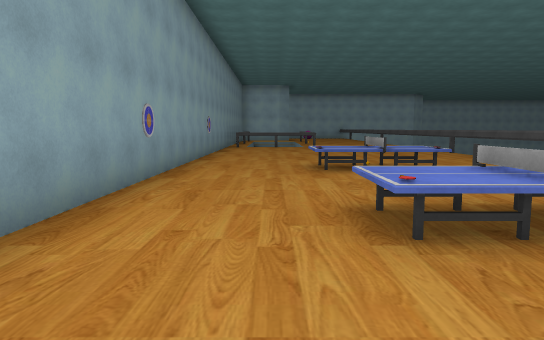
[1] (above)

16 first-person views from a walk through a scene from a Unity 3-D project. The camera is 1.4 m above the floor, tilts 6° down and sees 70° across. The floor is counted in squares, 2 m on a side. Each view is taken from the middle of a square. On the plan, view 1 faces up. The plan holds only what a view shows up to about 11 squares ahead; the rest is blank. The place goes on beyond the plan. Some surface patterns are stand-ins.

[2]
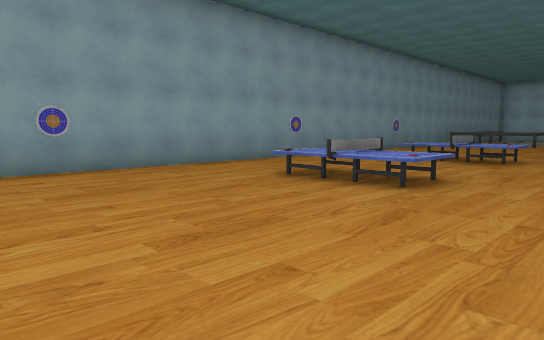

[3]
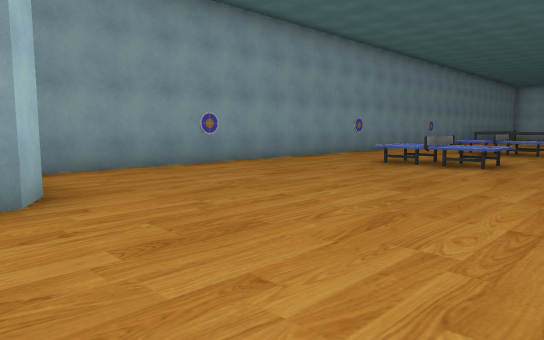

[4]
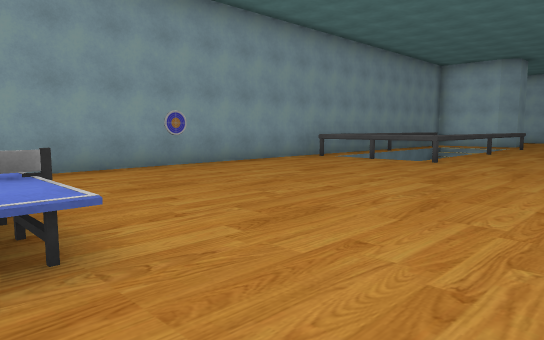

[5]
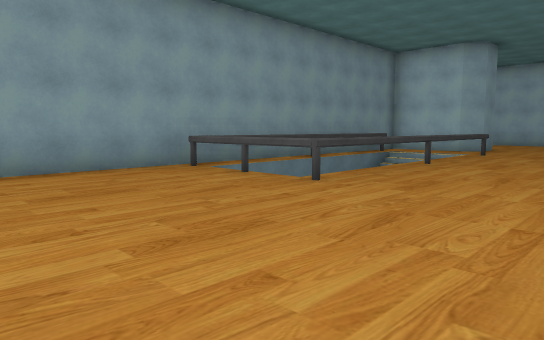

[6]
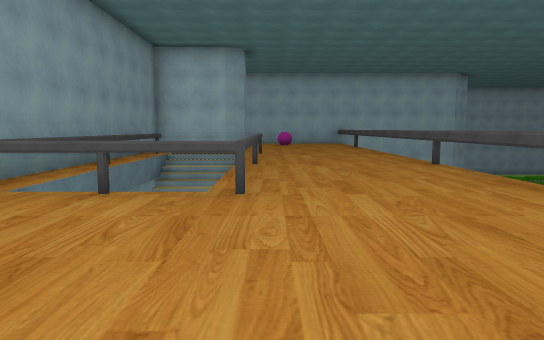

[7]
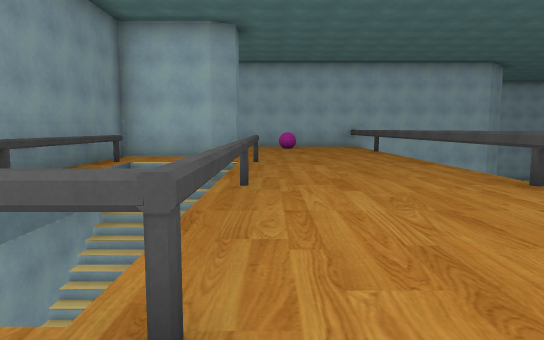

[8]
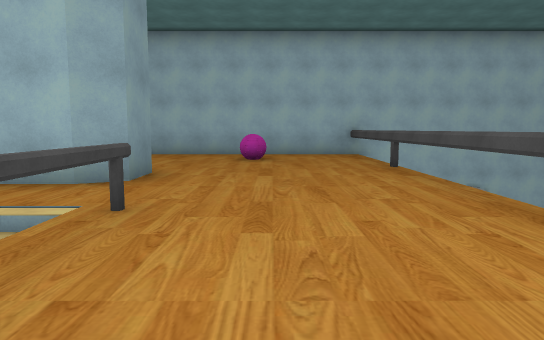

[9]
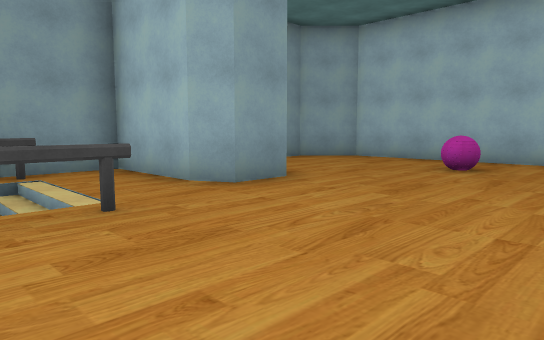

[10]
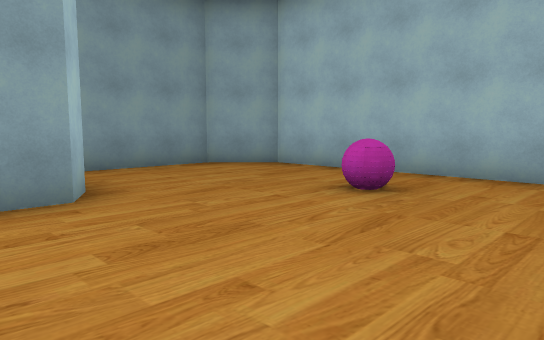

[11]
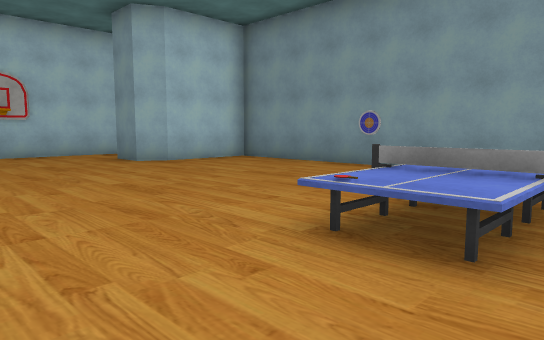

[12]
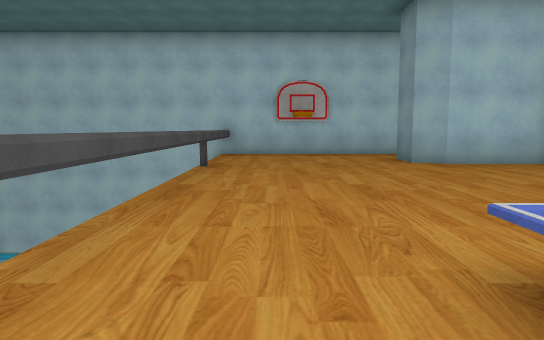

[13]
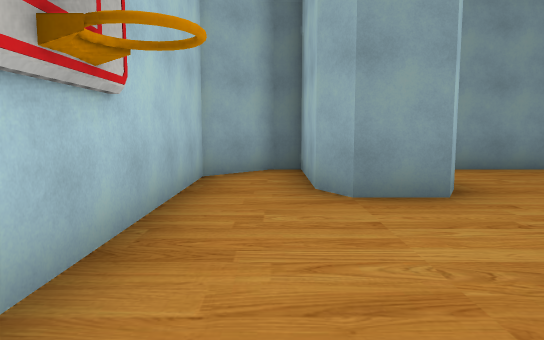

[14]
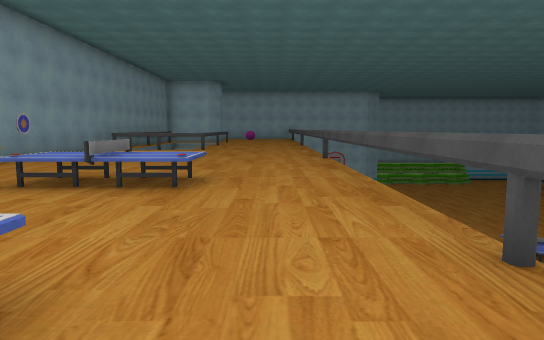

[15]
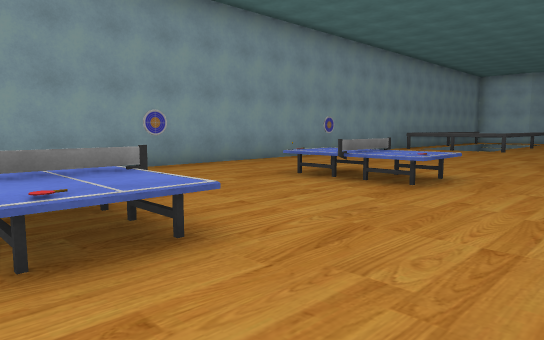

[16]
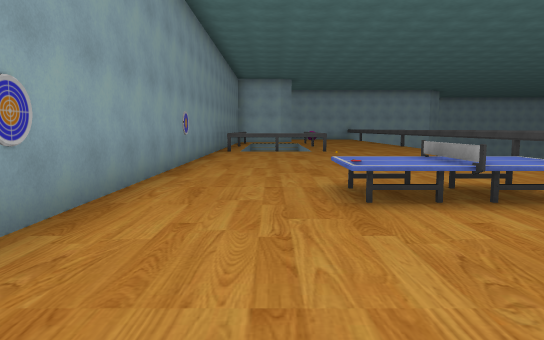

### Floor plan
Key: @ floor where view 1 was taken; # wall or solid block; . floor; / step, stairs or slope; v drop or lower ground; T table; B ball.
Columns run from 2 left of view 1 to 6 right of it. Each row starts with its distance up from view 1.
 30 ########v
 29 #.......
 28 #....B..
 27 #.......
 26 #.......
 25 # ##....
 24 ###.....
 23 #.......
 22 #////...
 21 #////...
 20 ##///...
 19  #///...
 18  # //...
 17 #  //...
 16 #  //...
 15 #//#/...
 14 #.......
 13 #.......
 12 #.......
 11 #.......
 10 #.......
  9 #.......
  8 #.......
  7 #..TTT..
  6 #.......
  5 #.......
  4 #.......
  3 #..TTT..
  2 #.......
  1 #.......
  0 #.@.....
 -1 #.......
 -2 #.......
 -3 #.......
 -4 ####....
 -5 ####....
 -6 #.......
 -7 ########v

Positions as (right, up) in squares from view 1, and headings:
1: (0, 0), facing up
2: (5, -2), facing up-left
3: (5, -5), facing up-left
4: (5, 7), facing up-left
5: (5, 11), facing up-left
6: (2, 11), facing up
7: (2, 14), facing up
8: (3, 19), facing up
9: (5, 21), facing up-left
10: (5, 24), facing up-left
11: (5, 4), facing down-left
12: (4, 4), facing down
13: (5, -6), facing left
14: (4, 2), facing up
15: (5, 2), facing up-left
16: (0, 3), facing up
